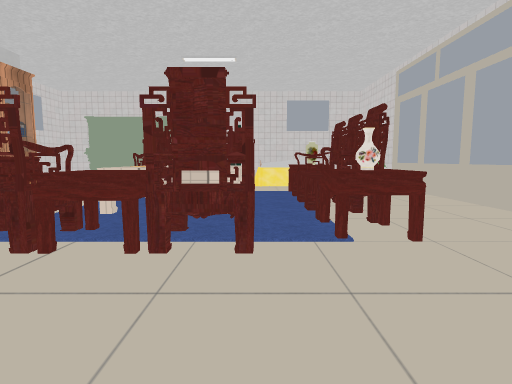
View 1 (above)

18 first-person views from a walk through a Unity game level. The camera is 0.68 m above the floor, tilts 6° down and sees 80° across. Doors are open. The floor is counted in squares, 1 m on a side. Each view is taken from the middle of a square. On the plan, view 1 faces up. The plan holds only what a view shows up to about 10 squares ahead; the rest is blank. The place goes on beyond the plan. The player is left out. Some animated figures are not drawn. Some surface patterns are stand-ins.

View 2
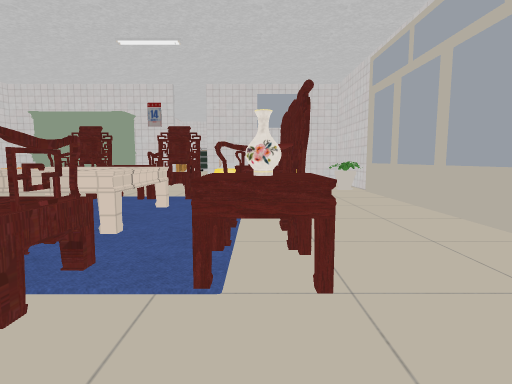

View 3
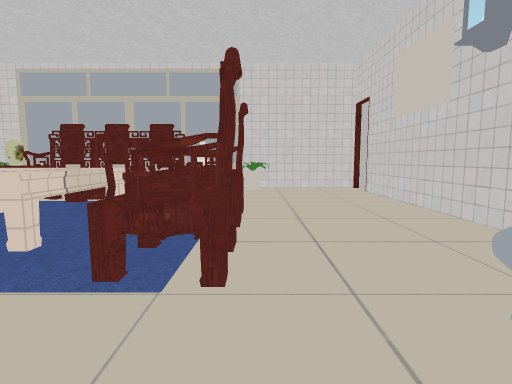

View 4
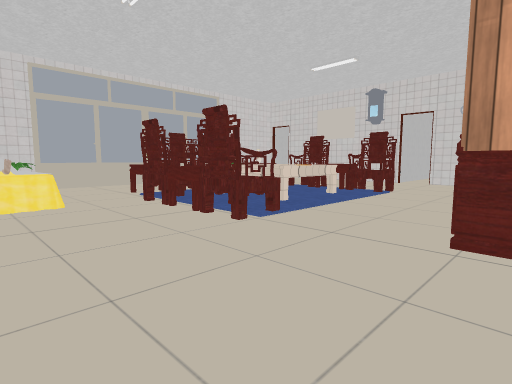

View 5
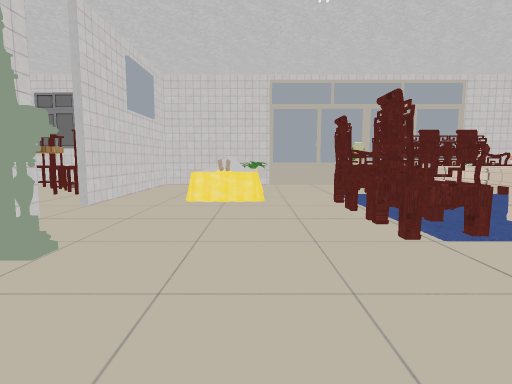

View 6
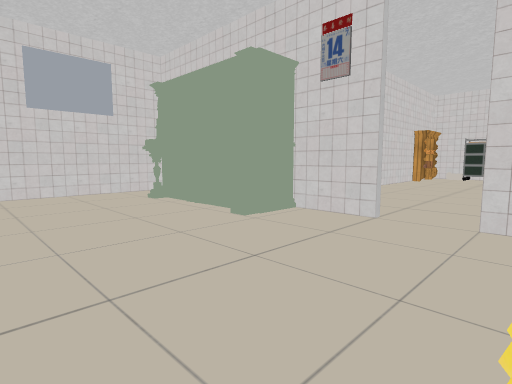

View 7
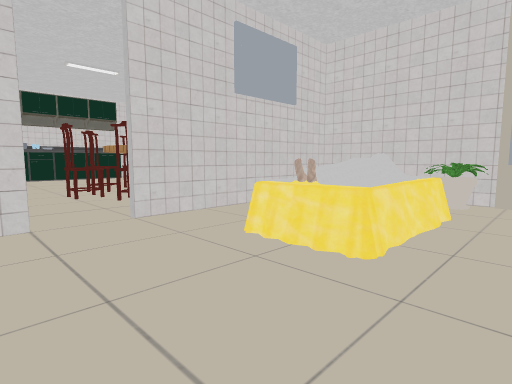

View 8
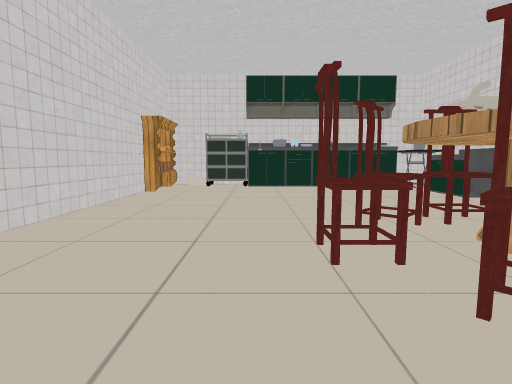

View 9
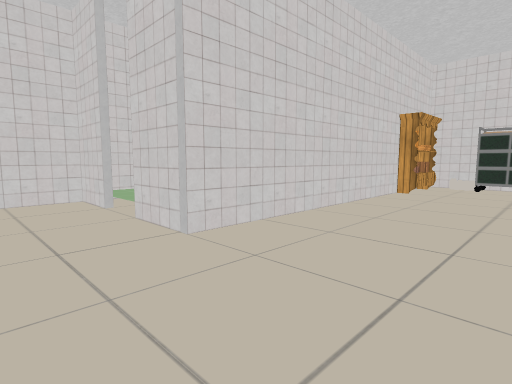

View 10
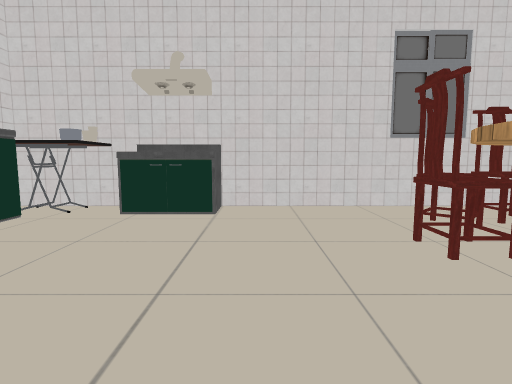

View 11
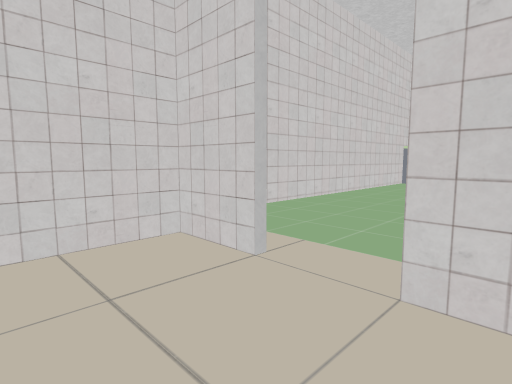

View 12
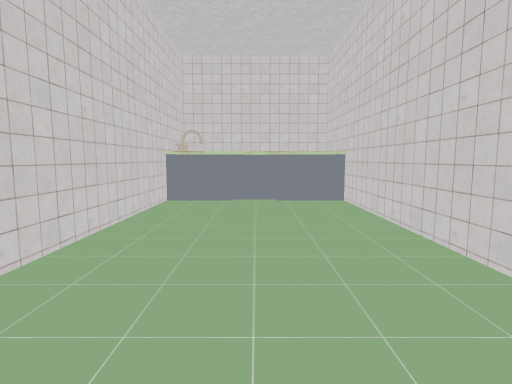

View 13
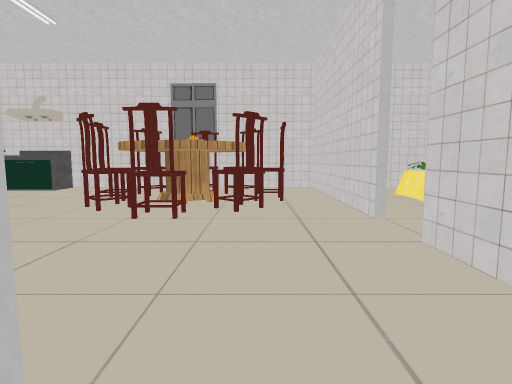

View 14
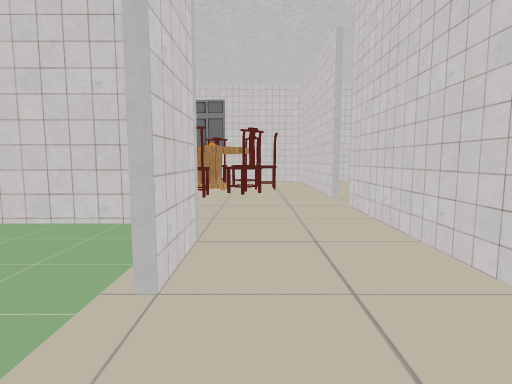

View 15
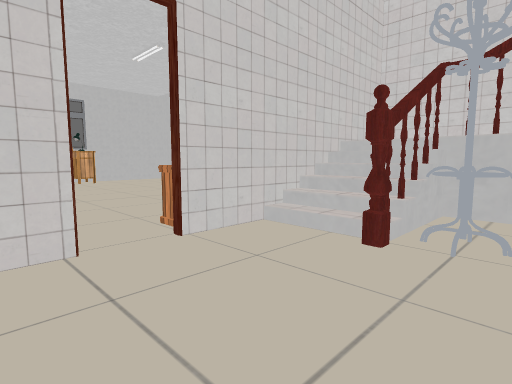

View 16
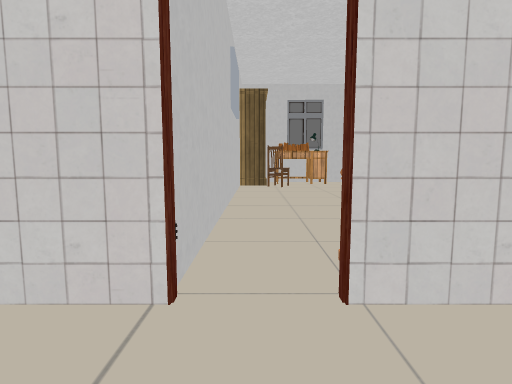

View 17
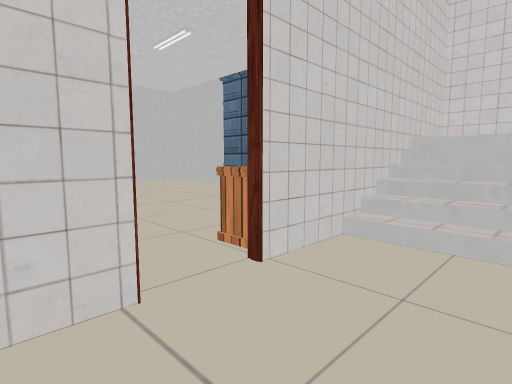

View 18
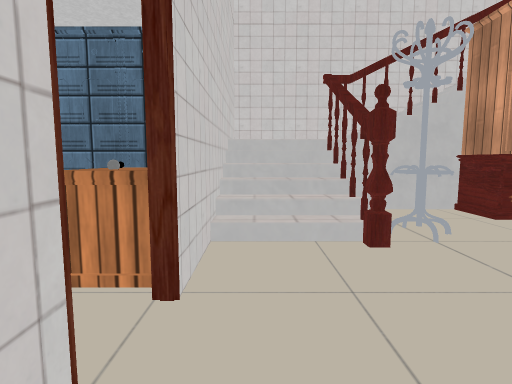

### Floor plan
Key: @ floor where view 1 was taken; # wall or solid block; . main floor; : floor 0.15 m higher than the main floor; D open door; P piano; C chair; F flowerpot; L plant; A cabinet; S shelf; U counter; B bathtub; E desk; K bookshelf; O other object.
Columns run from 7 left of view 1 to 4 right of it. Each row starts with its distance up from view 1.
 20  BB ##    ##
 19 #B  OAAUUUOO
 18 #BBBS....OO#
 17 #::#......O#
 16 #::#.......#
 15 #::#.......#
 14 #::#...CCC.#
 13 ##:#...COC.#
 12 #......CCC.#
 11 ###.##.#####
 10 #.#P#......#
  9 #......OOOL#
  8 #......OOOF#
  7   .........#
  6    ..CCCOO.#
  5    ..OOOO..#
  4  # ..OOOO..#
  3  #O..CCCOO.#
  2  #.......FO#
  1  ###.......#
  0   ###D.@##D#
 -1   # OD###  #
 -2   #..#
 -3   #..#
 -4  # ..#
 -5  #...#
 -6  #...#
 -7  #..CK
 -8  # EEK
 -9  #####

Positions as (right, up) in squares from view 1, and headings:
1: (0, 0), facing up
2: (1, 1), facing up
3: (-4, 2), facing right
4: (-5, 9), facing down-right
5: (-5, 8), facing right
6: (0, 7), facing up-left
7: (-2, 7), facing up-right
8: (-1, 11), facing up
9: (-1, 11), facing up-left
10: (-1, 16), facing right
11: (-4, 11), facing up-left
12: (-5, 13), facing up
13: (-4, 12), facing right
14: (-6, 12), facing right
15: (-1, 2), facing down-left
16: (-2, 1), facing down
17: (-1, 1), facing down-left
18: (-1, 0), facing left
